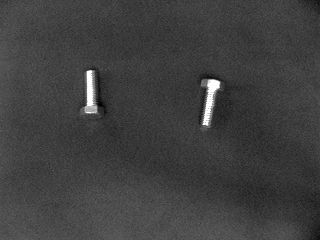
%> input picture Imagenes/IMAG001.BMP, 320 x 240 px; its folder holds 4 pictures in this run
$ octave ClasificadorDeHerramientas.m   (GNU Octave 9; MATLAB toolbox functions it lacks are replaced by stand-ins)
%> lines starting %> are read from the running program, lines starting %| are printed output that depends on the picture; in (x1, y1, x2, y2) boxes, pixels count from 0 and x2, y2 are one past the last pixel; in counts of white or black regions, pixels touching at a corner belong together; the program's own positions count from 1
clc;
clear all;
close all;
warning off all;

% Directorio de imágenes de entrenamiento
directorio_entrenamiento = 'Imagenes';
archivos = dir(fullfile(directorio_entrenamiento, '*.bmp'));

% Inicialización de variables
num_momentos_hu = 7; % Número de momentos de Hu
imagenes_binarias_entrenamiento = cell(1, numel(archivos));
caracteristicas_entrenamiento = cell(1, numel(archivos));

% Función para calcular los momentos de Hu
function momentos = hu_moments(objeto)
    [rows, cols] = find(objeto);
    x = rows - mean(rows);
    y = cols - mean(cols);

    momento_central = @(p, q) sum((x.^p) .* (y.^q));
    n = @(p, q) ((p + q) / 2) + 1;
    phi = @(p, q) momento_central(p, q) / (momento_central(0, 0) ^ n(p, q));

    momentos = zeros(1, 7);
    momentos(1) = phi(2, 0) + phi(0, 2);
    momentos(2) = (phi(2, 0) - phi(0, 2))^2 + (4 * phi(1, 1))^2;
    momentos(3) = (phi(3, 0) - 3 * phi(1, 2))^2 + (3 * phi(2, 1) - phi(0, 3))^2;
    momentos(4) = (phi(3, 0) + phi(1, 2))^2 + (phi(2, 1) + phi(0, 3))^2;
    momentos(5) = (phi(3, 0) - 3 * phi(1, 2)) * (phi(3, 0) + phi(1, 2)) * ((phi(3, 0) + phi(1, 2))^2 - 3 * (phi(2, 1) + phi(0, 3))^2) + (3 * phi(2, 1) - phi(0, 3)) * (phi(2, 1) + phi(0, 3)) * (3 * (phi(3, 0) + phi(1, 2))^2 - (phi(2, 1) + phi(0, 3))^2);
    momentos(6) = (phi(2, 0) - phi(0, 2)) * ((phi(3, 0) + phi(1, 2))^2 - (phi(2, 1) + phi(0, 3))^2) + 4 * phi(1, 1) * (phi(3, 0) + phi(1, 2)) * (phi(2, 1) + phi(0, 3));
    momentos(7) = (3 * phi(2, 1) - phi(0, 3)) * (phi(3, 0) + phi(1, 2)) * ((phi(3, 0) + phi(1, 2))^2 - 3 * (phi(2, 1) + phi(0, 3))^2) - (phi(3, 0) - 3 * phi(1, 2)) * (phi(2, 1) + phi(0, 3)) * (3 * (phi(3, 0) + phi(1, 2))^2 - (phi(2, 1) + phi(0, 3))^2);
end

% Procesamiento de imágenes de entrenamiento
for i = 1:numel(archivos)
    nombre_archivo = fullfile(directorio_entrenamiento, archivos(i).name);
    imagen = imread(nombre_archivo);
%> imagen is the input picture: size 240x320 uint8; min 1, max 254, mean 63.7
    imagen_binaria = imbinarize(imagen);
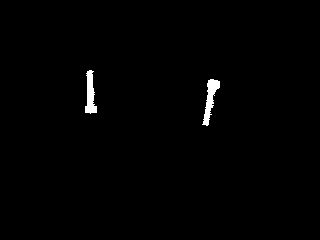
%> imagen_binaria: size 240x320 logical; 0.88% white; 2 white regions, box (x1, y1, x2, y2) and area: (202, 79, 220, 126) 353, (85, 70, 97, 114) 319
    imagen_binaria = bwareaopen(imagen_binaria, 50); % Eliminar objetos pequeños
    imagenes_binarias_entrenamiento{i} = imagen_binaria;
    caracteristicas = regionprops(imagen_binaria, 'Area', 'Perimeter', 'Centroid', 'Image');
%> caracteristicas = 2 regions; Area, Centroid and Perimeter: 353 [210.9 99.8] 123.4, 319 [91 94.8] 108.5
    for j = 1:numel(caracteristicas)
        caracteristicas(j).HuMoments = hu_moments(caracteristicas(j).Image);
    end
%> this loop made 2 passes
%> after the loop, caracteristicas = 2 regions; Area, Centroid, Perimeter and HuMoments: 353 [210.9 99.8] 123.4 [0.6 0.4 0 0 0 0 0], 319 [91 94.8] 108.5 [0.5 0.2 0 0 0 0 0]
    caracteristicas_entrenamiento{i} = caracteristicas;
end
%> pass 2 of the loop `for i = 1:numel(archivos)`:
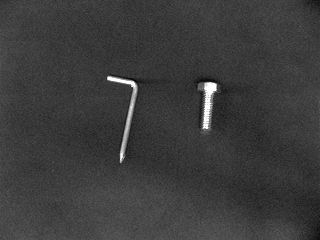
%> input picture Imagenes/IMAG002.BMP, 320 x 240 px
%> imagen is the input picture: size 240x320 uint8; min 4, max 254, mean 60.1
%> `imagen_binaria = imbinarize(imagen);`:
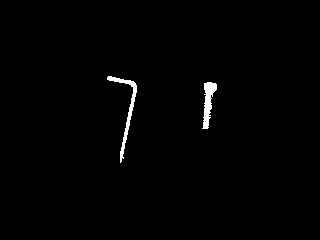
%> imagen_binaria: size 240x320 logical; 0.98% white; 2 white regions, box (x1, y1, x2, y2) and area: (107, 76, 137, 163) 400, (202, 82, 217, 129) 356
%> `caracteristicas = regionprops(imagen_binaria, 'Area', 'Perimeter', 'Ce..`: caracteristicas = 2 regions; Area, Centroid and Perimeter: 400 [126.7 109.9] 220.4, 356 [208.9 102.8] 127.3
%> the loop `for j = 1:numel(caracteristicas)` made 2 passes
%> after the loop `for j = 1:numel(caracteristicas)`: caracteristicas = 2 regions; Area, Centroid, Perimeter and HuMoments: 400 [126.7 109.9] 220.4 [1.9 2.6 2.3 0.7 0.8 0.9 0.5], 356 [208.9 102.8] 127.3 [0.6 0.3 0 0 0 0 0]
%> pass 3 of the loop `for i = 1:numel(archivos)`:
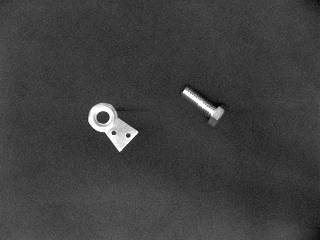
%> input picture Imagenes/IMAG003.BMP, 320 x 240 px
%> imagen is the input picture: size 240x320 uint8; min 1, max 254, mean 63.2
%> `imagen_binaria = imbinarize(imagen);`:
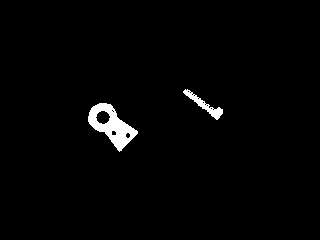
%> imagen_binaria: size 240x320 logical; 1.8% white; 2 white regions, box (x1, y1, x2, y2) and area: (88, 103, 138, 152) 1057, (183, 89, 223, 120) 302
%> `caracteristicas = regionprops(imagen_binaria, 'Area', 'Perimeter', 'Ce..`: caracteristicas = 2 regions; Area, Centroid and Perimeter: 1057 [112.5 126.5] 145.2, 302 [205.2 105.7] 110.6
%> after the loop `for j = 1:numel(caracteristicas)`: caracteristicas = 2 regions; Area, Centroid, Perimeter and HuMoments: 1057 [112.5 126.5] 145.2 [0.3 0.1 0 0 0 0 0], 302 [205.2 105.7] 110.6 [0.6 1.2 0 0 0 0 0]
%> the loop made 4 passes; the first 3 are shown

% Mostrar imágenes binarias
figure;
for i = 1:numel(imagenes_binarias_entrenamiento)
    subplot(1, numel(imagenes_binarias_entrenamiento), i);
    imshow(imagenes_binarias_entrenamiento{i});
    title(['Imagen binaria ', num2str(i)]);
end
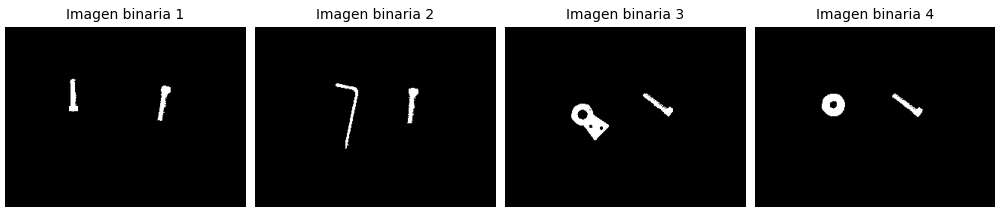
%> figure redrawn from the program's plot data, 4 panels

% Mostrar características de los objetos
for i = 1:numel(caracteristicas_entrenamiento)
    disp(['Características de la imagen ', num2str(i)]);
    for j = 1:numel(caracteristicas_entrenamiento{i})
        disp(['  Área: ', num2str(caracteristicas_entrenamiento{i}(j).Area)]);
        disp(['  Perímetro: ', num2str(caracteristicas_entrenamiento{i}(j).Perimeter)]);
        disp(['  Centroide: ', num2str(caracteristicas_entrenamiento{i}(j).Centroid)]);
        disp(['  Hu Moments: ', num2str(caracteristicas_entrenamiento{i}(j).HuMoments)]);
    end
end

% Crear archivo de texto con las características
archivo_txt = fopen('caracteristicas.txt', 'w');
for i = 1:numel(caracteristicas_entrenamiento)
    num_objetos = numel(caracteristicas_entrenamiento{i});
    for j = 1:num_objetos
        cadena = sprintf('Imagen%d_%d: (Area: %.2f, Perimetro: %.2f, Centroide: (%.2f, %.2f), HuMoments: [%.2f, %.2f, %.2f, %.2f, %.2f, %.2f, %.2f])\n', ...
            i, j, ...
            caracteristicas_entrenamiento{i}(j).Area, ...
            caracteristicas_entrenamiento{i}(j).Perimeter, ...
            caracteristicas_entrenamiento{i}(j).Centroid(1), ...
            caracteristicas_entrenamiento{i}(j).Centroid(2), ...
            caracteristicas_entrenamiento{i}(j).HuMoments);
        fprintf(archivo_txt, cadena);
    end
end
fclose(archivo_txt);

% Graficar características
figure;
hold on;
grid on;
xlabel('Área');
ylabel('Perímetro');
zlabel('Coordenada Y del Centroide');

for i = 1:numel(caracteristicas_entrenamiento)
    num_objetos = numel(caracteristicas_entrenamiento{i});
    areas = zeros(1, num_objetos);
    perimetros = zeros(1, num_objetos);
    centroides_y = zeros(1, num_objetos);
    for j = 1:num_objetos
        areas(j) = caracteristicas_entrenamiento{i}(j).Area;
        perimetros(j) = caracteristicas_entrenamiento{i}(j).Perimeter;
        centroides_y(j) = caracteristicas_entrenamiento{i}(j).Centroid(2);
    end
    scatter3(areas, perimetros, centroides_y, 'filled');
end
legend('Imagen 1', 'Imagen 2', 'Imagen 3', 'Imagen 4', 'Imagen 5', 'Imagen 6');
title('Características de los objetos en las imágenes de entrenamiento');
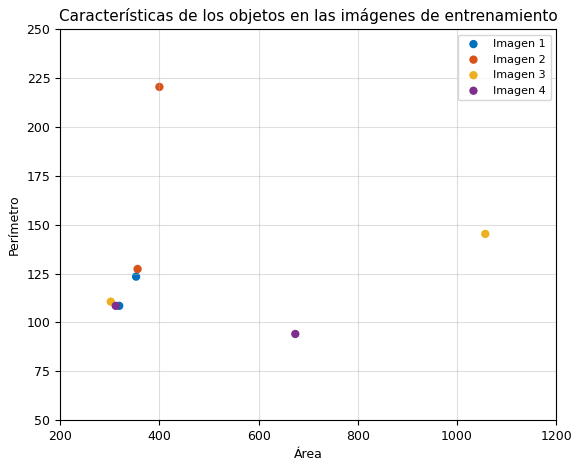
%> figure redrawn from the program's plot data

% Concatenar características de todas las imágenes
caracteristicas_concatenadas = [];
for i = 1:numel(caracteristicas_entrenamiento)
    for j = 1:numel(caracteristicas_entrenamiento{i})
        caracteristicas_concatenadas = [caracteristicas_concatenadas; ...
            caracteristicas_entrenamiento{i}(j).Area, ...
            caracteristicas_entrenamiento{i}(j).Perimeter, ...
            caracteristicas_entrenamiento{i}(j).Centroid(2)];
    end
end

% Aplicar k-means para clasificar en 6 clases
num_clases = 6;
[idx, centroids] = kmeans(caracteristicas_concatenadas, num_clases);

% Visualizar los resultados
figure;
scatter3(caracteristicas_concatenadas(:,1), caracteristicas_concatenadas(:,2), caracteristicas_concatenadas(:,3), 20, idx, 'filled');
hold on;
scatter3(centroids(:,1), centroids(:,2), centroids(:,3), 200, (1:num_clases)', 'filled', 'MarkerEdgeColor', 'k');
xlabel('Área');
ylabel('Perímetro');
zlabel('Centroide');
title('Agrupamiento de características utilizando k-means');
legend('Datos agrupados', 'Centroides');
hold off;

% Nombres de las clases
nombres_clases = {'Rondana', 'Rondana con solapa', 'Tornillo', 'Tornillo con cabeza hexagonal', 'Tornillo con cabeza de cruz', 'Tuerca'};

% Guardar vectores de características por clase
vectores_por_clase = cell(num_clases, 1);
for k = 1:num_clases
    vectores_k = caracteristicas_concatenadas(idx == k, :);
    vectores_por_clase{k} = vectores_k;
end

nombre_archivo = 'caracteristicas_por_clase.txt';
fid = fopen(nombre_archivo, 'w');
if fid == -1
    error('No se pudo abrir el archivo para escribir.');
end

for k = 1:num_clases
    fprintf(fid, '%s:\n', nombres_clases{k});
    vectores_k = vectores_por_clase{k};
    for i = 1:size(vectores_k, 1)
        fprintf(fid, '%d: (%.2f, %.2f, %.2f)\n', i, vectores_k(i, 1), vectores_k(i, 2), vectores_k(i, 3));
    end
    fprintf(fid, '\n');
end
fclose(fid);
disp('Vectores de características por clase guardados en el archivo caracteristicas_por_clase.txt.');

% Clasificación de nuevas imágenes
while true
    nombre_imagen = input('Ingrese el nombre de la imagen (sin extensión): ', 's');
%> the answer given: Imagenes/IMAG001.BMP
    nombre_archivo = [nombre_imagen, '.bmp'];
%> (the run ends here)
